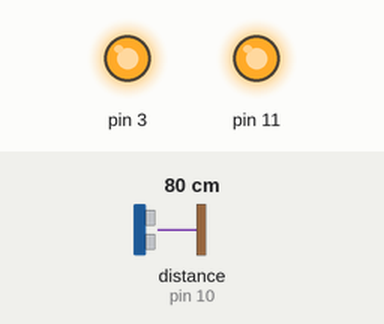
The sketch below on a simulated Arduino Uno, built with avr-gcc and run on an emulated ATmega328P. Shown: output pins drawn as LEDs (lit = HIGH). Wiring (inferred from the names in the program): ultrasonic range finder: trigger pin 9; echo pin 10. The inputs (shaded band) are chosen by the test bench; at power-on: distance to the obstacle (sensor on pin 10) 80 cm. The echo pulse lasts 58.3 µs per cm; pins used as bus, display or sensor lines are not drawn.

Above: at 1.2 s.
1.3 s: distance to the obstacle (sensor on pin 10) set to 7 cm
4.3 s: distance to the obstacle (sensor on pin 10) set to 4 cm
At 8.1 s:
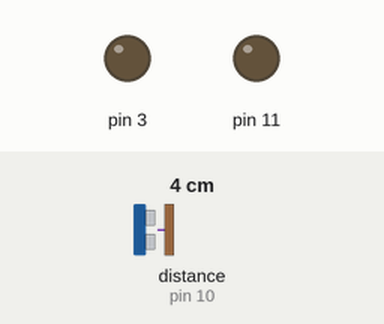
Timing chart, 0 to 13.3 s (numbered marks = the images above; inputs shaded):
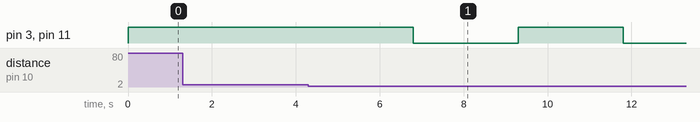

The sketch:

Anti-Crash_Car.ino
```cpp
const int trigPin = 9;
const int echoPin = 10;
// defines variables
long duration;
int distance;
void setup() {
  pinMode(trigPin, OUTPUT); // Sets the trigPin as an Output
  pinMode(echoPin, INPUT); // Sets the echoPin as an Input
  Serial.begin(9600); // Starts the serial communication
}
void loop() {
  // Clears the trigPin
  digitalWrite(trigPin, LOW);
  delayMicroseconds(2);
  // Sets the trigPin on HIGH state for 10 micro seconds
  digitalWrite(trigPin, HIGH);
  delayMicroseconds(10);
  digitalWrite(trigPin, LOW);
  // Reads the echoPin, returns the sound wave travel time in microseconds
  duration = pulseIn(echoPin, HIGH);
  // Calculating the distance
  distance = duration * 0.034 / 2;
  if (distance < 5){
  //Right
  digitalWrite(12, LOW);
  digitalWrite(9, LOW);
  analogWrite(3, 255);
  //Left
  digitalWrite(13, LOW);
  digitalWrite(8, LOW);
  analogWrite(11, 255);

  delay(2500);
  //Right
  digitalWrite(12, HIGH);
  digitalWrite(9, HIGH);
  analogWrite(3, 0);
  //Left
  digitalWrite(13, HIGH);
  digitalWrite(8, HIGH);
  analogWrite(11, 0);

  delay(2500);

  //Right
  digitalWrite(12, HIGH);
  digitalWrite(9, LOW);
  analogWrite(3, 255);
  //Left
  digitalWrite(13, HIGH);
  digitalWrite(8, LOW);
  analogWrite(11, 255);
  }
  else{
  //Right
  digitalWrite(12, HIGH);
  digitalWrite(9, LOW);
  analogWrite(3, 255);
  //Left
  digitalWrite(13, HIGH);
  digitalWrite(8, LOW);
  analogWrite(11, 255);
  }
}
```

Measured:
- the behaviour switches between 6 and 5 cm on distance to the obstacle (sensor on pin 10) (found by bisection; images 0 and 1)
- after the input at 1.3 s, every drawn part: stays the same
- after the input at 4.3 s, pin 3, pin 11: HIGH → LOW after 2.5 s, → HIGH 2.5 s later, → LOW 2.5 s later
